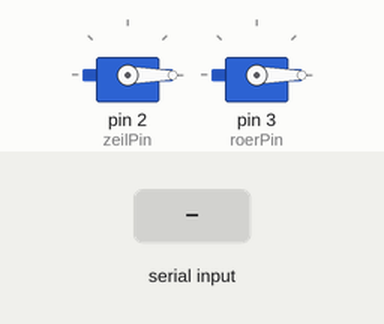
Simulated run of this sketch. Board: Arduino Uno, built with avr-gcc and run on an emulated ATmega328P. Shown: 2 × servo. The test bench sets the inputs (shaded band).

Above: at 1.2 s.
1.3 s: "90 45\n" received over Serial
At 1.7 s:
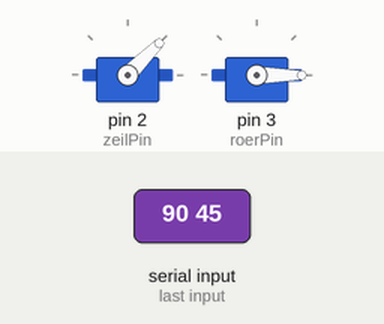
2.8 s: "30 150\n" received over Serial
At 4.0 s:
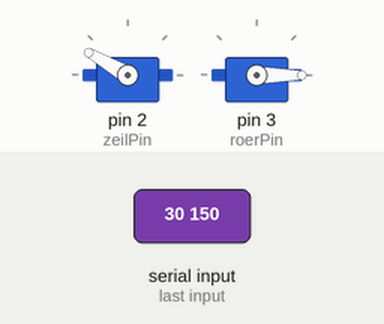
4.3 s: "200\n" received over Serial
At 5.1 s:
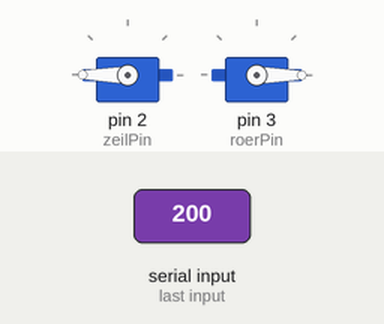
5.8 s: "90\n" received over Serial
At 6.2 s:
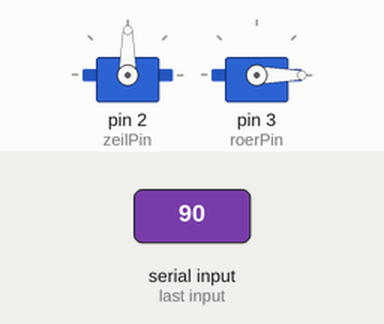
Timing chart, 0 to 8.3 s (numbered marks = the images above; inputs shaded):
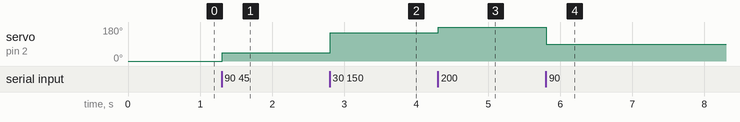

Measured:
- after the input at 1.3 s, servo on pin 2 (zeilPin): 0° → 45° at once
- after the input at 2.8 s, servo on pin 2 (zeilPin): 45° → 150° at once
- after the input at 4.3 s, servo on pin 2 (zeilPin): 150° → 180° at once
- after the input at 5.8 s, servo on pin 2 (zeilPin): 180° → 90° at once

The sketch:

arduinoOutputData.ino
```cpp
#include <Servo.h>

int zeilPin = 2;
int roerPin = 3;
Servo zeilServo;
Servo roerServo;

int incomingByte;
int test;
String data;
int zeil;
int roer;

void verwerkData(String get){
  zeil = get.substring(0, 3).toInt();
  roer = get.substring(3).toInt();
}

void setup() {
  Serial.begin(9600);
  zeilServo.attach(zeilPin);
  roerServo.attach(roerPin);
}

void loop(){

    while(Serial.available()){
      incomingByte = Serial.read();
      if(incomingByte == ' ' || incomingByte == '\r' || incomingByte == '\n'){
        verwerkData(data);
        data = "";
      }
      else{
        test = incomingByte - '0';
        data += test;
      }
    }
    zeilServo.write(zeil);
    roerServo.write(roer);
}
```
